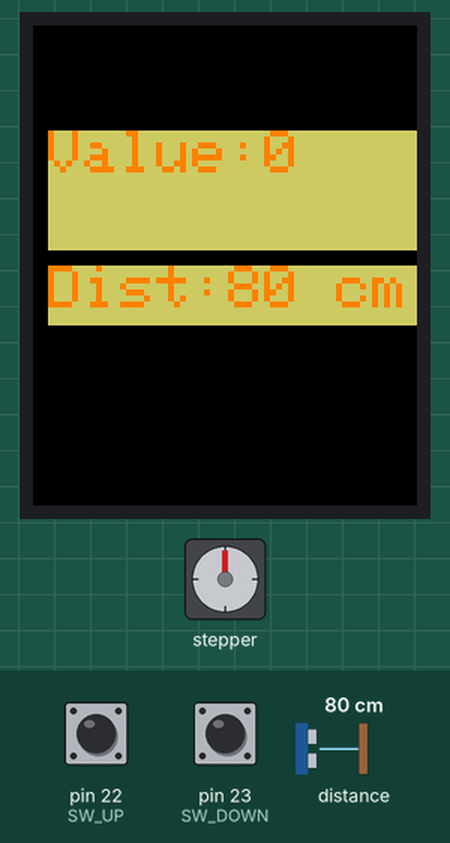
Recording of a sketch running on a simulated Arduino Mega 2560, built with avr-gcc and run on an emulated ATmega2560. Parts: 128×160 colour display, stepper motor. Inputs (shaded band) come from the test bench; at power-on: pin 23 (SW_DOWN) HIGH, distance to the obstacle 80 cm, pin 22 (SW_UP) HIGH. Stepper angles assume 4096 steps per turn; what the sketch prints to the serial monitor is not drawn.

Above: at 1.3 s.
1.4 s: pin 23 (SW_DOWN) pulled LOW for 1 s
At 2.9 s:
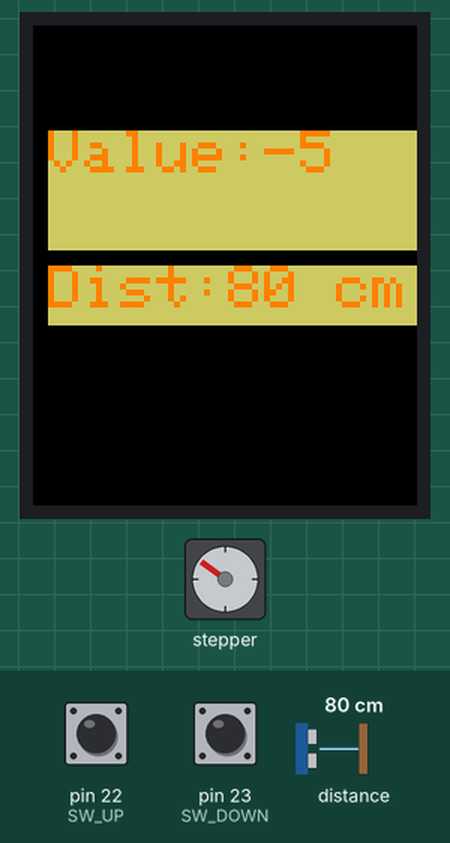
3.9 s: distance to the obstacle set to 250 cm
At 5.1 s:
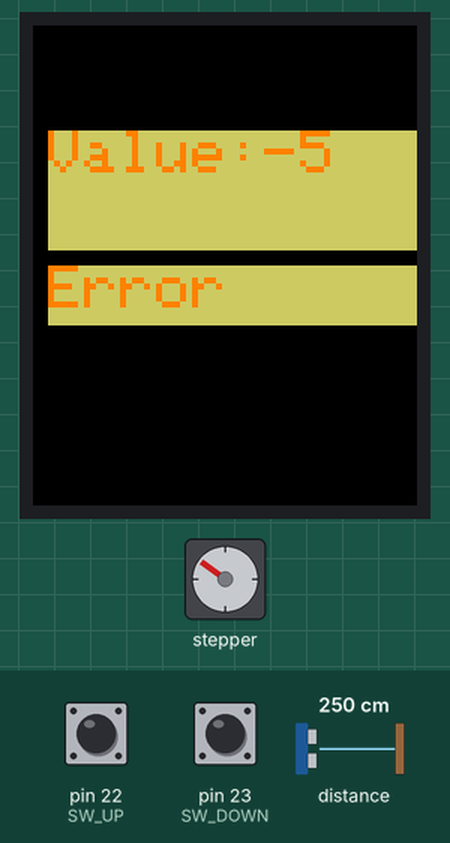
5.4 s: pin 22 (SW_UP) pulled LOW for 3.2 s
At 9.8 s:
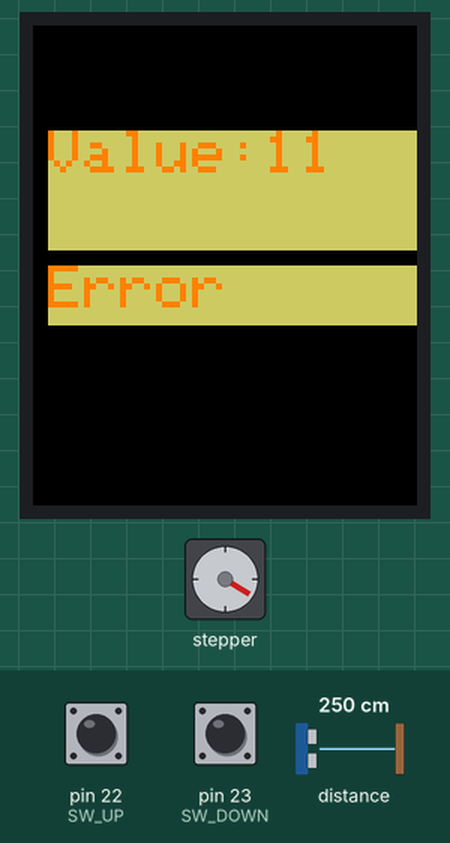
10.1 s: distance to the obstacle set to 2 cm
At 11.2 s:
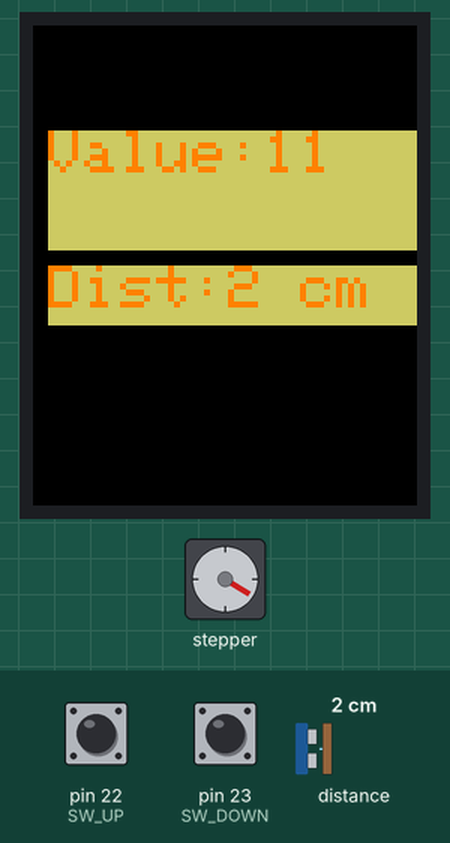
11.7 s: pin 22 (SW_UP) pulled LOW for 1 s
At 13.3 s:
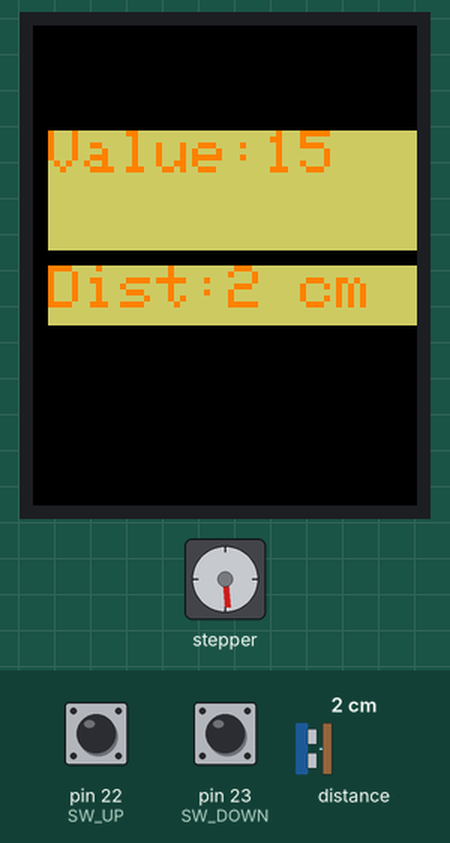
14.2 s: pin 22 (SW_UP) pulled LOW for 0.15 s
At 15.3 s:
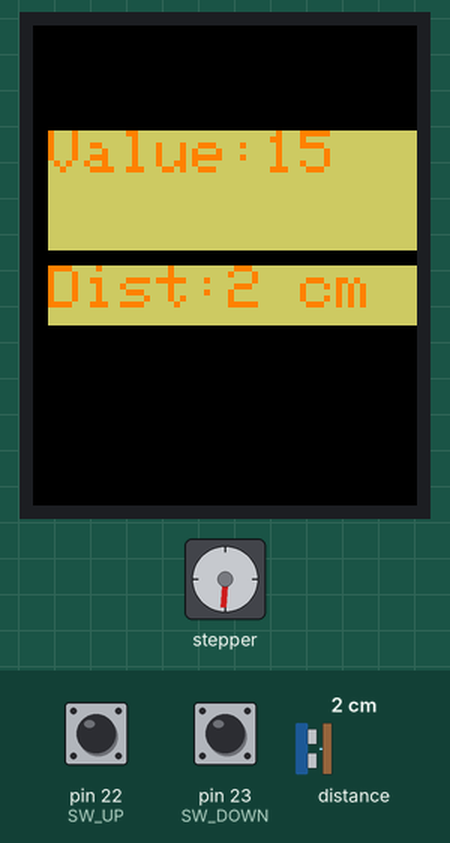
Timing chart, 0 to 16.8 s (numbered marks = the images above; inputs shaded):
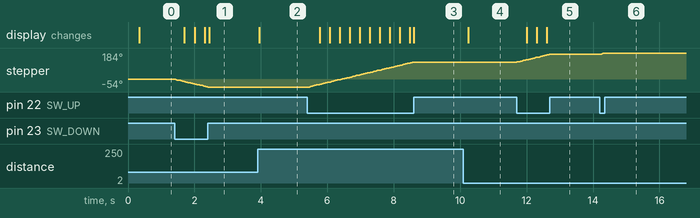

Measured:
- after the input at 1.4 s, stepper: turns 54° counter-clockwise in 1.0 s, starting at once; the display: first changes after 0.30 s (image 1 shows a later state)
- after the input at 3.9 s, the display: changes at once (image 2)
- after the input at 5.4 s, stepper: turns 175° clockwise in 3.1 s, starting after 0.07 s; the display: first changes after 0.38 s (image 3 shows a later state)
- after the input at 10.1 s, the display: changes after 0.15 s (image 4)
- after the input at 11.7 s, stepper: turns 53° clockwise in 0.98 s, starting at once; the display: first changes after 0.31 s (image 5 shows a later state)
- after the input at 14.2 s, stepper: turns 10° clockwise in 0.14 s, starting at once

The sketch:

Combine_V0.ino
```cpp
#include <Wire.h>
#include <AccelStepper.h>
#include <Adafruit_GFX.h>
#include <Adafruit_ST7735.h>
#include <VL53L0X.h>

// —————— พิน Stepper ——————
#define IN1 24
#define IN2 25
#define IN3 26
#define IN4 27
AccelStepper stepper(AccelStepper::HALF4WIRE, IN1, IN3, IN2, IN4);

// —————— พิน TFT ——————
#define TFT_CS    53
#define TFT_DC     9
#define TFT_RST    8
Adafruit_ST7735 tft(TFT_CS, TFT_DC, TFT_RST);

// —————— พินสวิตช์ ——————
const uint8_t SW_UP   = 22;
const uint8_t SW_DOWN = 23;

// —————— อ็อบเจ็กต์เซ็นเซอร์ VL53L0X (Pololu) ——————
VL53L0X sensor;

int      counter         = 0;                    // ค่าตัวนับบนจอ
uint16_t bgColor;                                // สีพื้นหลังตัวอักษร
const   float    RUN_SPEED       = 1000.0;        // ความเร็ว step/s
const   unsigned long REFRESH_MS      = 200;      // อัปเดต counter ทุก 200 ms
const   unsigned long SENSOR_INTERVAL = 300;      // อ่านเซ็นเซอร์ทุก 200 ms
unsigned long lastRefresh   = 0;
unsigned long lastSensor    = 0;

void setup() {
  // 1) Serial monitor
  Serial.begin(9600);
  while (!Serial) {}
  Serial.println(F(">> setup start"));

  // 2) I2C และตั้งค่า VL53L0X
  Wire.begin();  // Mega: SDA=20, SCL=21
  sensor.setTimeout(500);

  Serial.print(F("init VL53L0X... "));
  if (!sensor.init()) {               // init() แทน begin()
    Serial.println(F("FAILED"));
    while (1) {}
  }
  Serial.println(F("OK"));

  // 🔧 ปรับโหมด Long Range + High Accuracy
  sensor.setSignalRateLimit(0.25);     // Mcps (default 0.25)  [oai_citation:0‡GitHub](https://github.com/pololu/vl53l0x-arduino/blob/master/VL53L0X.cpp?utm_source=chatgpt.com)
  sensor.setVcselPulsePeriod(VL53L0X::VcselPeriodPreRange, 18);
  sensor.setVcselPulsePeriod(VL53L0X::VcselPeriodFinalRange, 14);
  sensor.setMeasurementTimingBudget(200000); // μs (200 ms)  [oai_citation:1‡GitHub](https://github.com/pololu/vl53l0x-arduino/blob/master/VL53L0X.cpp?utm_source=chatgpt.com)

  // เริ่ม Continuous Ranging (เร็วสุดไม่หน่วง)  [oai_citation:2‡FritzenLab electronics](https://fritzenlab.net/2024/08/25/laser-distance-sensor-vl53l0x-time-of-flight/?utm_source=chatgpt.com)
  sensor.startContinuous();

  // 3) ตั้งค่า TFT
  Serial.println(F("init TFT"));
  pinMode(TFT_CS, OUTPUT);
  tft.initR(INITR_BLACKTAB);
  tft.setRotation(0);
  tft.fillScreen(ST77XX_BLACK);
  tft.setTextSize(2);
  tft.setTextWrap(false);
  bgColor = tft.color565(200,200,100);
  tft.setTextColor(ST77XX_ORANGE, bgColor);

  // 4) ตั้งค่า Stepper
  Serial.println(F("init stepper"));
  stepper.setMaxSpeed(800.0);
  stepper.setAcceleration(500.0);

  // 5) ตั้งค่าสวิตช์ (active-low)
  Serial.println(F("init switches"));
  pinMode(SW_UP,   INPUT_PULLUP);
  pinMode(SW_DOWN, INPUT_PULLUP);

  // วาดค่าเริ่มต้นบนหน้าจอ
  showCounter();
  showDistance(-1);

  Serial.println(F(">> setup done"));
}

void loop() {
  unsigned long now = millis();

  // —– ปุ่ม counter + มอเตอร์ –—
  bool up   = (digitalRead(SW_UP)   == LOW);
  bool down = (digitalRead(SW_DOWN) == LOW);
  if (up) {
    stepper.setSpeed(RUN_SPEED);
    if (now - lastRefresh >= REFRESH_MS) {
      counter++;
      showCounter();
      lastRefresh = now;
    }
  }
  else if (down) {
    stepper.setSpeed(-RUN_SPEED);
    if (now - lastRefresh >= REFRESH_MS) {
      counter--;
      showCounter();
      lastRefresh = now;
    }
  }
  else {
    stepper.setSpeed(0);
    lastRefresh = now;
  }
  stepper.runSpeed();

  // —– อ่าน distance ทุก SENSOR_INTERVAL –—
  if (now - lastSensor >= SENSOR_INTERVAL) {
    uint16_t mm = sensor.readRangeContinuousMillimeters();
    bool to = sensor.timeoutOccurred();
    int dcm = (!to && mm != 65535) ? mm/10 : -1;

    showDistance(dcm);
    Serial.print(F("Dist: "));
    if (dcm == 819) Serial.print("Error");
    else if (dcm >= 0) Serial.print(dcm);
    else          Serial.print(F("Out of range"));
    Serial.println(F(" cm"));

    lastSensor = now;
  }
}

// —— ฟังก์ชันแสดง counter ——
void showCounter() {
  tft.fillRect(5, 35, 130, 40, bgColor);
  tft.setCursor(5, 35);
  char buf[16];
  sprintf(buf, "Value:%d   ", counter);
  for (uint8_t i = 0; buf[i]; i++) {
    tft.print(buf[i]);
    stepper.runSpeed();
  }
}

// —— ฟังก์ชันแสดงระยะ ——
void showDistance(int cm) {
  tft.fillRect(5, 80, 130, 20, bgColor);
  tft.setCursor(5, 80);
  if (cm == 819) {
    tft.print(F("Error"));
  }
  else if (cm >= 0) {
    tft.print(F("Dist:"));
    tft.print(cm);
    tft.print(F(" cm"));
  } else {
    tft.print(F("Out of range"));
  }
}
```
